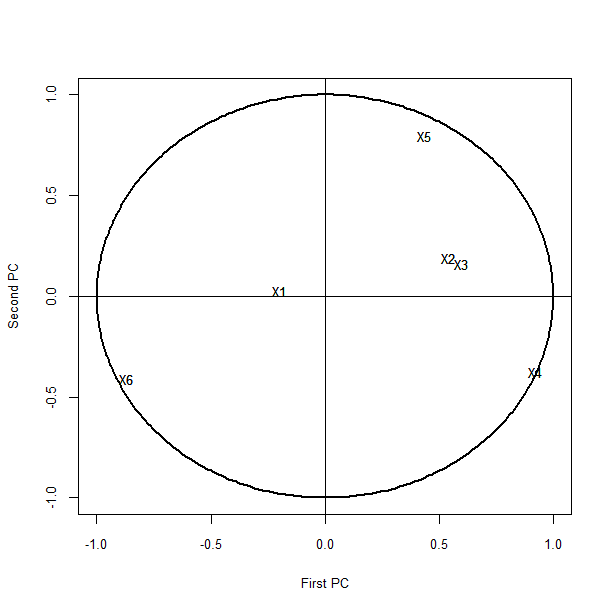

R code for this plot:

install.packages("ncomplete") # install package to get the data
data(Banknotes, package = "ncomplete") # load the data
mydata = Banknotes[,-ncol(Banknotes)] # remove the last
# column indicating genuine/not genuine
fit = princomp(mydata) # fit PCA model
print(summary(fit, loadings=TRUE), 2) # display the result

dev.new()
ucircle=cbind(cos((0:360)/180*pi),sin((0:360)/180*pi))
plot(ucircle,type="l",lty="solid",xlab="First PC",ylab="Second PC",cex.lab=0.8,cex.axis=0.8,cex.main=0.8,lwd=2)
abline(h=0.0,v=0.0)
label=c("X1","X2","X3","X4","X5","X6")
text(cor(mydata,fit$scores),label,cex=0.8)
text(cor(mydata,fit$scores),label,cex=0.8)
